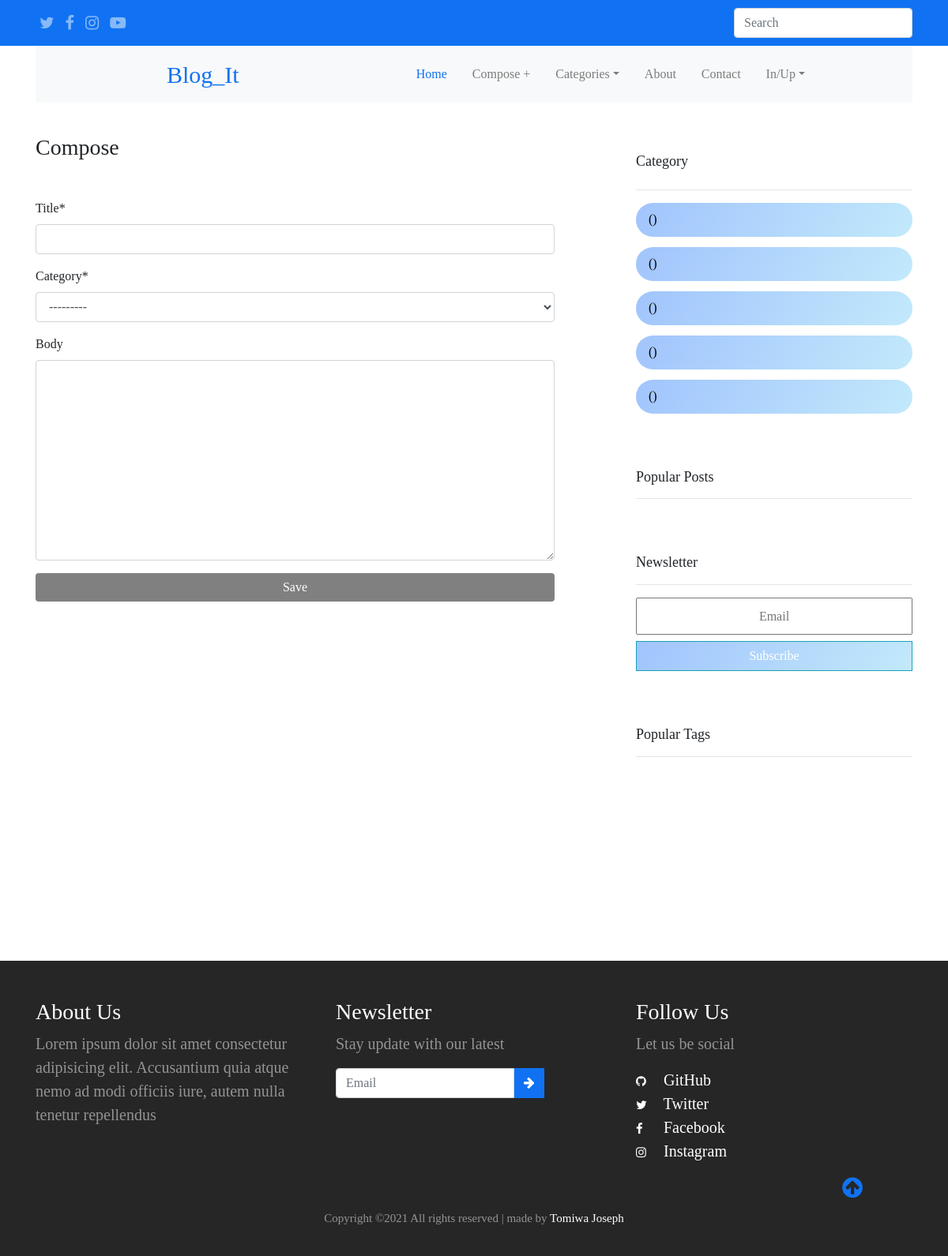
Page /compose/ on the earlier database version.
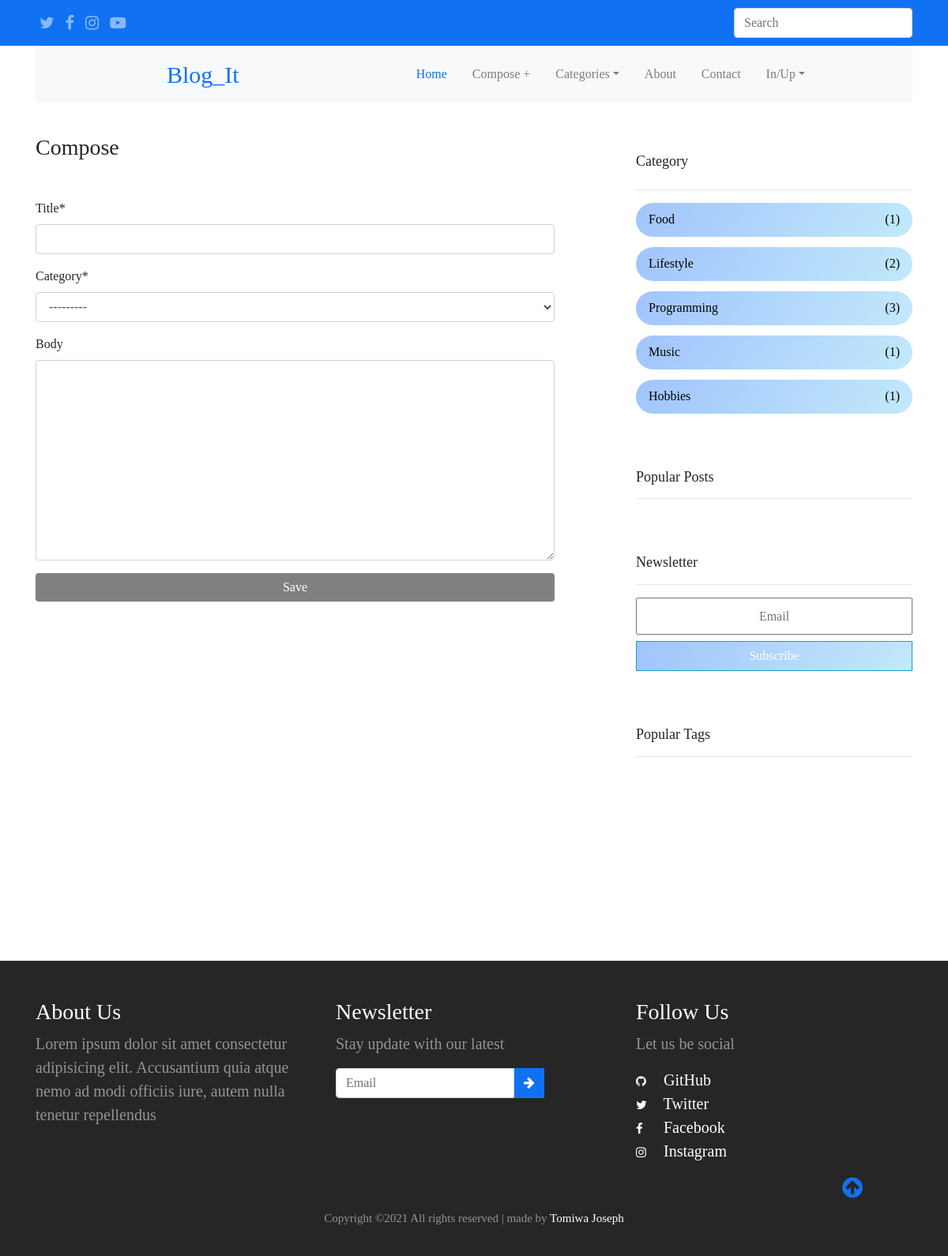
Same page on the later database version.
### main/models.py (models this page shows, shortened)
class Category(models.Model):
    name = models.CharField(max_length=255)
    def __str__(self):
        return self.name

### main/views.py (the view)
# urls.py: path('compose/', ComposeBlogView.as_view(), name='compose'),
class ComposeBlogView(CreateView):
    model = Blog
    template_name = 'main/compose.html'
    fields = ['title', 'category', 'body',]
    def get_context_data(self, **kwargs):
        context = super().get_context_data(**kwargs)
        context['length'] = length
        context['all_cat_name'] = all_cat_name
        return context

### main/templates/main/compose.html (shortened to what this page needs)
{% extends 'main/base.html' %}
{% load static %}
{% load crispy_forms_tags %}
{% block content %}
<h3 class="mb-5">Compose</h3>
<form method="post" class="comp_form">
    {{ form|crispy }}
    <div class="form-group">
        <button class="btn btn-info comp" type="submit">Save</button>
    </div>
</form>
{% endblock %}

### main/templates/main/base.html (shortened to what the changed rows need)
{% load static %}
{% load main_tags %}
<!DOCTYPE html>
<html lang="en">
<head>
    <link rel="stylesheet" href="{% static 'main/css/bootstrap.css' %}">
    <link rel="stylesheet" href="{% static 'main/css/style.css' %}">
    <link rel="stylesheet" href="{% static 'main/fonts/fontawesome/css/font-awesome.min.css' %}">
    <link rel="stylesheet" href="{% static 'main/css/aos.css' %}">
</head>
<body>
    <div class="wrapper">
        <div class="container mt-3">
            <div class="row">
                <div class="col-lg-4 my-4">
                    <h2 class="my-4 cat">Category</h2>
                    <div class="categories">
                        <div data-aos="fade-left" data-aos-delay="100">
                            <a class="category-items" href="{% url 'category_finder' all_cat_name.0 %}">{{ all_cat_name.0|capfirst }}<span>({{length.0}})</span></a>
                        </div>
                        <div data-aos="fade-left" data-aos-delay="200">
                            <a class="category-items" href="{% url 'category_finder' all_cat_name.1 %}">{{ all_cat_name.1|capfirst }}<span>({{length.1}})</span></a>
                        </div>
                        <div data-aos="fade-left" data-aos-delay="300">
                            <a class="category-items" href="{% url 'category_finder' all_cat_name.2 %}">{{ all_cat_name.2|capfirst }}<span>({{length.2}})</span></a>
                        </div>
                        <div data-aos="fade-left" data-aos-delay="400">
                            <a class="category-items" href="{% url 'category_finder' all_cat_name.3 %}">{{ all_cat_name.3|capfirst }}<span>({{length.3}})</span></a>
                        </div>
                        <div data-aos="fade-left" data-aos-delay="500">
                            <a class="category-items" href="{% url 'category_finder' all_cat_name.4 %}">{{ all_cat_name.4|capfirst }}<span>({{length.4}})</span></a>
                        </div>
                    </div>
                    <h2 class="cat">Popular Posts</h2>
                    <h2 class="cat">Newsletter</h2>
                    <h2 class="cat">Popular Tags</h2>
                </div>
            </div>
        </div>
    </div>
</body>
</html>

Differences in the rows shown:
added Category: name "Food"
added Category: name "Lifestyle"
added Category: name "Programming"
added Category: name "Music"
added Category: name "Hobbies"
Other differences:
{{ length.0 }}: (not shown) → "1"
{{ length.1 }}: (not shown) → "2"
{{ length.2 }}: (not shown) → "3"
{{ length.3 }}: (not shown) → "1"
{{ length.4 }}: (not shown) → "1"
